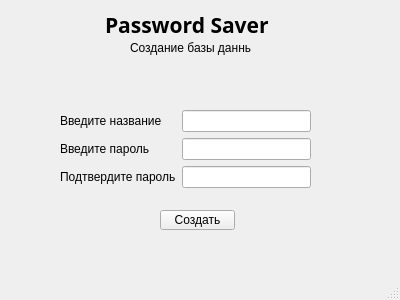
<?xml version="1.0" encoding="UTF-8"?>
<ui version="4.0">
 <class>MainWindow</class>
 <widget class="QMainWindow" name="MainWindow">
  <property name="geometry">
   <rect>
    <x>0</x>
    <y>0</y>
    <width>400</width>
    <height>300</height>
   </rect>
  </property>
  <property name="sizePolicy">
   <sizepolicy hsizetype="Preferred" vsizetype="Preferred">
    <horstretch>0</horstretch>
    <verstretch>0</verstretch>
   </sizepolicy>
  </property>
  <property name="minimumSize">
   <size>
    <width>400</width>
    <height>300</height>
   </size>
  </property>
  <property name="maximumSize">
   <size>
    <width>400</width>
    <height>300</height>
   </size>
  </property>
  <property name="windowTitle">
   <string>Password Saver - Создание базы данных</string>
  </property>
  <widget class="QWidget" name="centralwidget">
   <widget class="QLabel" name="label">
    <property name="geometry">
     <rect>
      <x>105</x>
      <y>10</y>
      <width>190</width>
      <height>30</height>
     </rect>
    </property>
    <property name="font">
     <font>
      <family>Arial Black</family>
      <pointsize>16</pointsize>
      <weight>75</weight>
      <italic>false</italic>
      <bold>true</bold>
      <underline>false</underline>
      <strikeout>false</strikeout>
     </font>
    </property>
    <property name="text">
     <string>Password Saver</string>
    </property>
   </widget>
   <widget class="QWidget" name="formLayoutWidget">
    <property name="geometry">
     <rect>
      <x>60</x>
      <y>110</y>
      <width>251</width>
      <height>81</height>
     </rect>
    </property>
    <layout class="QFormLayout" name="formLayout">
     <item row="0" column="0">
      <widget class="QLabel" name="label_2">
       <property name="text">
        <string>Введите название</string>
       </property>
      </widget>
     </item>
     <item row="1" column="0">
      <widget class="QLabel" name="label_3">
       <property name="text">
        <string>Введите пароль</string>
       </property>
      </widget>
     </item>
     <item row="0" column="1">
      <widget class="QLineEdit" name="lineEdit"/>
     </item>
     <item row="1" column="1">
      <widget class="QLineEdit" name="lineEdit_2">
       <property name="contextMenuPolicy">
        <enum>Qt::DefaultContextMenu</enum>
       </property>
       <property name="autoFillBackground">
        <bool>false</bool>
       </property>
       <property name="inputMethodHints">
        <set>Qt::ImhHiddenText|Qt::ImhNoAutoUppercase|Qt::ImhNoPredictiveText|Qt::ImhSensitiveData</set>
       </property>
       <property name="echoMode">
        <enum>QLineEdit::Password</enum>
       </property>
      </widget>
     </item>
     <item row="2" column="1">
      <widget class="QLineEdit" name="lineEdit_3">
       <property name="echoMode">
        <enum>QLineEdit::Password</enum>
       </property>
      </widget>
     </item>
     <item row="2" column="0">
      <widget class="QLabel" name="label_6">
       <property name="text">
        <string>Подтвердите пароль</string>
       </property>
      </widget>
     </item>
    </layout>
   </widget>
   <widget class="QPushButton" name="pushButton">
    <property name="geometry">
     <rect>
      <x>160</x>
      <y>210</y>
      <width>75</width>
      <height>20</height>
     </rect>
    </property>
    <property name="text">
     <string>Создать</string>
    </property>
   </widget>
   <widget class="QLabel" name="label_5">
    <property name="geometry">
     <rect>
      <x>130</x>
      <y>40</y>
      <width>121</width>
      <height>16</height>
     </rect>
    </property>
    <property name="text">
     <string>Создание базы данных</string>
    </property>
   </widget>
  </widget>
  <widget class="QMenuBar" name="menubar">
   <property name="geometry">
    <rect>
     <x>0</x>
     <y>0</y>
     <width>400</width>
     <height>21</height>
    </rect>
   </property>
  </widget>
  <widget class="QStatusBar" name="statusbar"/>
 </widget>
 <resources/>
 <connections/>
</ui>
